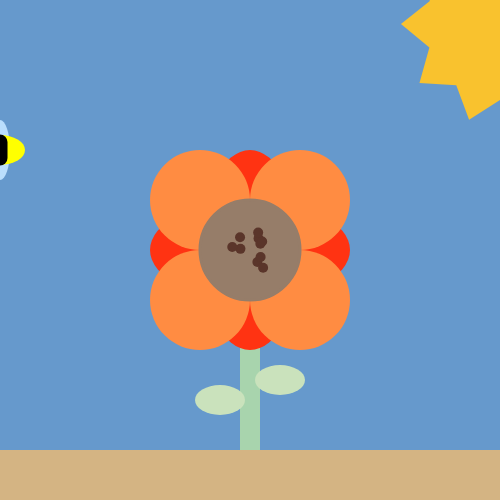
Frame 1 (no input)
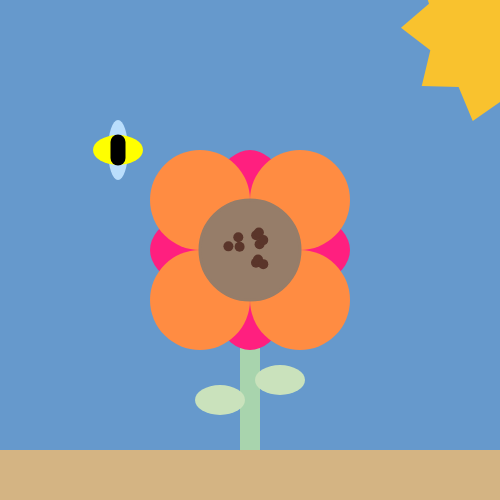
Frame 60 (no input)
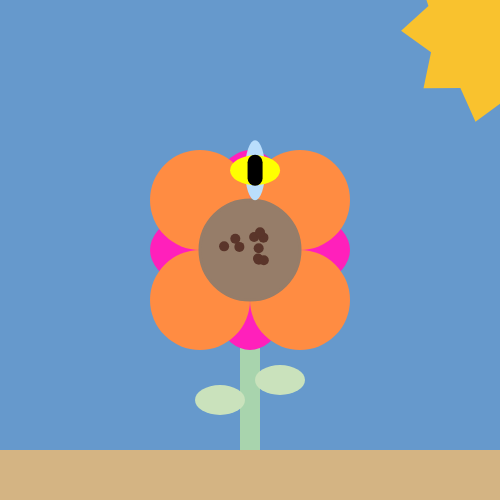
Frame 120 (the mouse pressed at the canvas centre since frame 60)

The p5.js sketch that drew these frames (run headless with seeded random() and noise() and a simulated clock; from frame 60 on, the mouse is pressed at the canvas centre):

// p5.js sketch
// ── sketch.js
/*Shared driving and typing between Lisa and Naomi
Project includes:
!-If statement using a conditional
!-Loops and Nested loops
!-Literal object 
!-Constructor function
!-Moving shape that reverses
!-Iteration through an array*/

//Creating a flower object that holds the size variables used throughout the code
var flwr = {
	w: 300,
	x: 250,
	y: 100,
	z: 200
}

//variables to be used for the bee
var beeX = 0;
var beeY = 150;
var speed = 2;

var seeds = []; //declaring an empty array

function setup() {
  createCanvas(500, 500); //starting with a square canvas
	for (var i = 0; i < 10; i++) { //using a for loop to make copies of the seed object
		seeds[i] = new Seed(); //the keyword "new" invokes a seed object from the Seed template 
	}
}

function draw() {
  background('#6699cc');
  
  fill('#f9c22e'); //sun
  noStroke();
  push();
  translate(width+0.95, height*0.05);
  rotate(frameCount / 100.0);
  sun(0, 0, 75, 100, 10); //calling the sun function and giving it parameters
  pop();
  
	noStroke();
	fill('#D4B483'); //ground color
	rect(0, 450, 500, 50); //ground
	
	fill('#A8D4AD'); //stem color
  rect(240, 300, 20, 150); //stem
	
	fill('#CAE2BC');
	ellipse(220, 400, 50, 30); //leaf
	ellipse(280, 380, 50, 30); //leaf2
	
	//drawing the petals using bracket notation
	frameRate(20);
	fill(255, random(155), random(255));
  ellipse(flwr["x"], flwr["x"], flwr["z"], flwr["y"]); //middle-horizontal petal
	ellipse(flwr["x"], flwr["x"], flwr["y"], flwr["z"]); //middle-vertical peta
	
	fill('#ff8c42'); //petal color
	strokeWeight(3); //petal stroke weights
	//drawing the petals using variables and dot notation
	var topLeftPetal = ellipse(flwr.z, flwr.z, flwr.y, flwr.y);
  var topRightPetal = ellipse(flwr.w, flwr.z, flwr.y, flwr.y);
  var bottomLeftPetal = ellipse(flwr.z, flwr.w, flwr.y, flwr.y);
  var bottomRightPetal = ellipse(flwr.w, flwr.w, flwr.y, flwr.y);
    
  stroke('#967D69'); //pistil stroke color
  fill('#967D69'); //pistil color
  ellipse(flwr.x, flwr.x, flwr.y, flwr.y); //center pistil
	
	for (var i = 0; i < seeds.length; i++) { // the for loop iterates through the length of the array to display and move each seed 
		seeds[i].move();
		seeds[i].display();
	} //the for loop must be within the draw function
		
	noStroke();
	fill('#BADEFC'); //bee wing color
	ellipse(beeX, beeY, 20, 60); //bee wing
	fill('yellow'); //bee body color
	ellipse(beeX, beeY, 50, 30); //bee body
	stroke('black'); //stripe color
	strokeWeight(15); //stripe color weight
	line(beeX, beeY-8, beeX, beeY+8); //bee stripe
	
	
if (mouseX >= beeX && mouseY >= beeY) { //if the location of the mouse is on the bee or to the right and below it, 
	//the bee will randomly shake on both its x and y axis the amount below
    beeX += random(-2, 2);
    beeY += random(-5, 5);
  } else if (beeX > width || beeX < 0) { //this if statement keeps the bee moving between the bounds of the canvas
		speed = -speed;
	}
	beeX = beeX + speed; //this changes the bee's x-location and makes it move
}

	//creating the Seeds constructor function Remember the keyword "this" references the implied object function
function Seed() {
	this.x = random(230, 270);
	this.y = random(230, 270);

	this.display = function() {
		noStroke();
		fill('#5a352a');
		ellipse(this.x, this.y, 10, 10);
	}

	this.move = function() {
		this.x = this.x + random(-0.5, 0.5);
		this.y = this.y + random(-0.5, 0.5);
	}
}

//the sun function creates a for loop that makes the sun rotate
function sun(x, y, radius1, radius2, npoints) {
  var angle = TWO_PI / npoints;
  var halfAngle = angle/2.0;
  beginShape();
  for (var a = 0; a < TWO_PI; a += angle) {
    var sx = x + cos(a) * radius2;
    var sy = y + sin(a) * radius2;
    vertex(sx, sy);
    sx = x + cos(a+halfAngle) * radius1;
    sy = y + sin(a+halfAngle) * radius1;
    vertex(sx, sy);
  }
  endShape(CLOSE);
}
